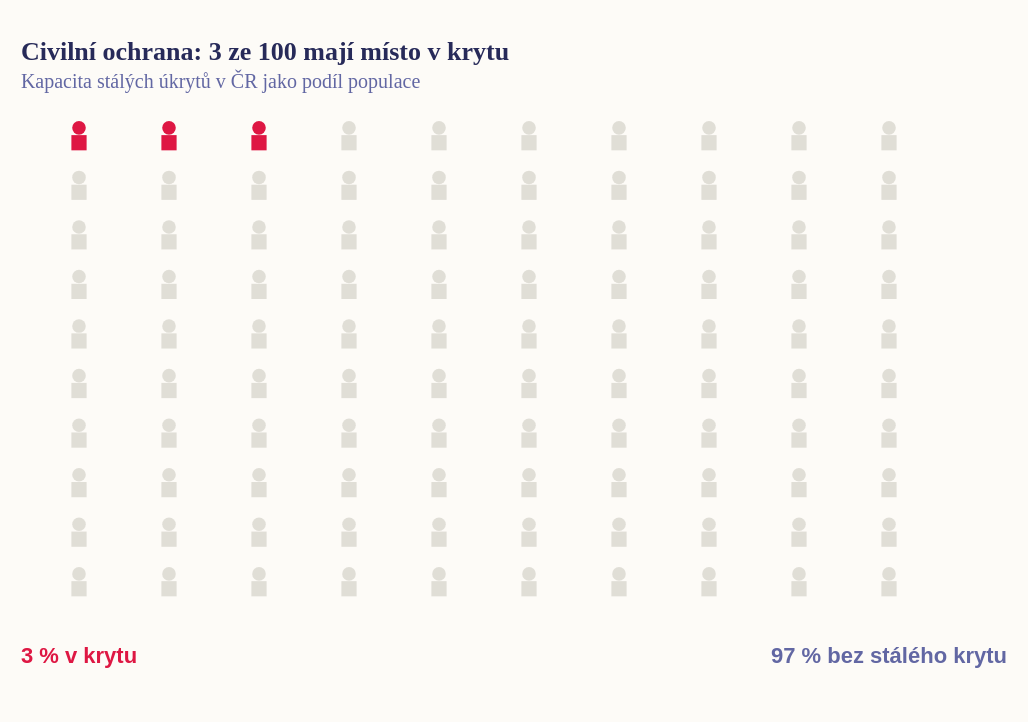

Vega-Lite specification stored for this chart:
### Vega-Lite specification from a JSON file in a GitHub repository (floating-point values rounded to 4 significant figures)
{"_source": "Zdroj: HZS ČR / ČT24, stálé úkryty v ČR pojmou přibližně 3 % obyvatel; research audit kapitoly 05.", "$schema": "https://vega.github.io/schema/vega-lite/v5.json", "description": "Civilní ochrana: 100 ikon obyvatel, 3 s místem ve stálém úkrytu", "width": 450, "height": 280, "padding": {"top": 20, "left": 10, "right": 10, "bottom": 25}, "autosize": {"type": "pad", "resize": true}, "background": "#fdfbf7", "title": {"text": "Civilní ochrana: 3 ze 100 mají místo v krytu", "subtitle": "Kapacita stálých úkrytů v ČR jako podíl populace", "font": "Roboto Slab", "fontSize": 13, "fontWeight": "bold", "anchor": "start", "color": "#272a59", "subtitleFont": "Work Sans", "subtitleFontSize": 10, "subtitleColor": "#6267a3", "offset": 10}, "data": {"sequence": {"start": 0, "stop": 100, "step": 1}}, "transform": [{"calculate": "datum.data % 10", "as": "col"}, {"calculate": "floor(datum.data / 10)", "as": "row"}, {"calculate": "floor(datum.data / 10) - 0.18", "as": "head_row"}, {"calculate": "floor(datum.data / 10) + 0.12", "as": "body_row"}, {"calculate": "datum.data < 3 ? 'místo ve stálém krytu' : 'bez zajištěného stálého krytu'", "as": "status"}, {"calculate": "datum.data < 3 ? 1 : 0", "as": "protected"}], "layer": [{"mark": {"type": "point", "shape": "square", "filled": true, "size": 58}, "encoding": {"x": {"field": "col", "type": "quantitative", "axis": null, "scale": {"domain": [-0.5, 9.5]}}, "y": {"field": "body_row", "type": "quantitative", "axis": null, "scale": {"domain": [-0.5, 10.8], "reverse": true}}, "color": {"field": "status", "type": "nominal", "scale": {"domain": ["místo ve stálém krytu", "bez zajištěného stálého krytu"], "range": ["#de1743", "#c9c7bc"]}, "legend": null}, "opacity": {"field": "protected", "type": "quantitative", "scale": {"domain": [0, 1], "range": [0.55, 1]}, "legend": null}}}, {"mark": {"type": "point", "shape": "circle", "filled": true, "size": 46}, "encoding": {"x": {"field": "col", "type": "quantitative", "axis": null, "scale": {"domain": [-0.5, 9.5]}}, "y": {"field": "head_row", "type": "quantitative", "axis": null, "scale": {"domain": [-0.5, 10.8], "reverse": true}}, "color": {"field": "status", "type": "nominal", "scale": {"domain": ["místo ve stálém krytu", "bez zajištěného stálého krytu"], "range": ["#de1743", "#c9c7bc"]}, "legend": null}, "opacity": {"field": "protected", "type": "quantitative", "scale": {"domain": [0, 1], "range": [0.55, 1]}, "legend": null}}}, {"data": {"values": [{"x": 0, "y": 10.25, "label": "3 % v krytu", "color": "#de1743"}, {"x": 9, "y": 10.25, "label": "97 % bez stálého krytu", "color": "#6267a3"}]}, "mark": {"type": "text", "fontSize": 11, "fontWeight": "bold", "baseline": "top"}, "encoding": {"x": {"field": "x", "type": "quantitative", "scale": {"domain": [0, 9]}, "axis": null}, "y": {"field": "y", "type": "quantitative", "scale": {"domain": [-0.5, 10.8], "reverse": true}, "axis": null}, "text": {"field": "label"}, "color": {"field": "color", "type": "nominal", "scale": null}, "align": {"condition": {"test": "datum.x > 4", "value": "right"}, "value": "left"}}}], "config": {"view": {"stroke": "transparent"}}}
